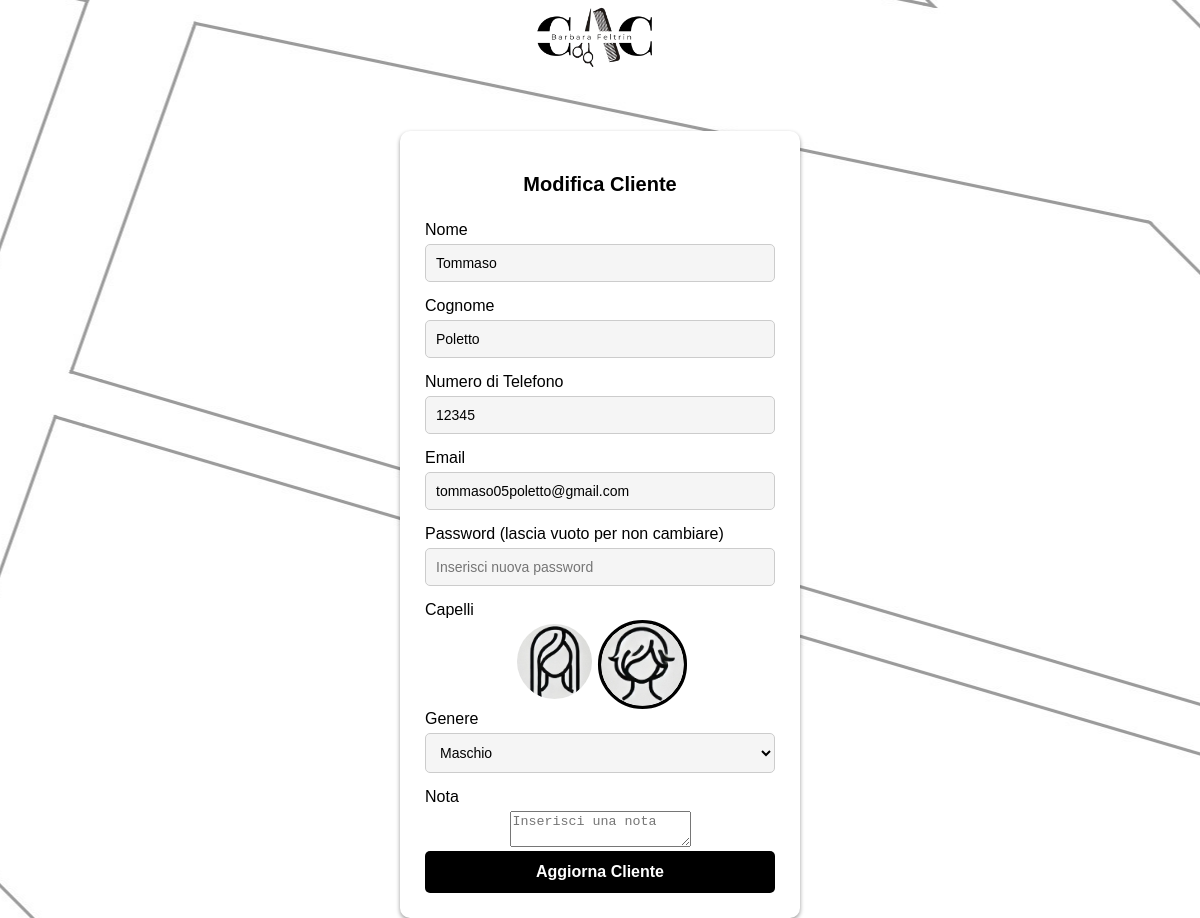
/add-edit/modifica_cliente.php?id=1 (signed in), run on an earlier commit of the app's database.
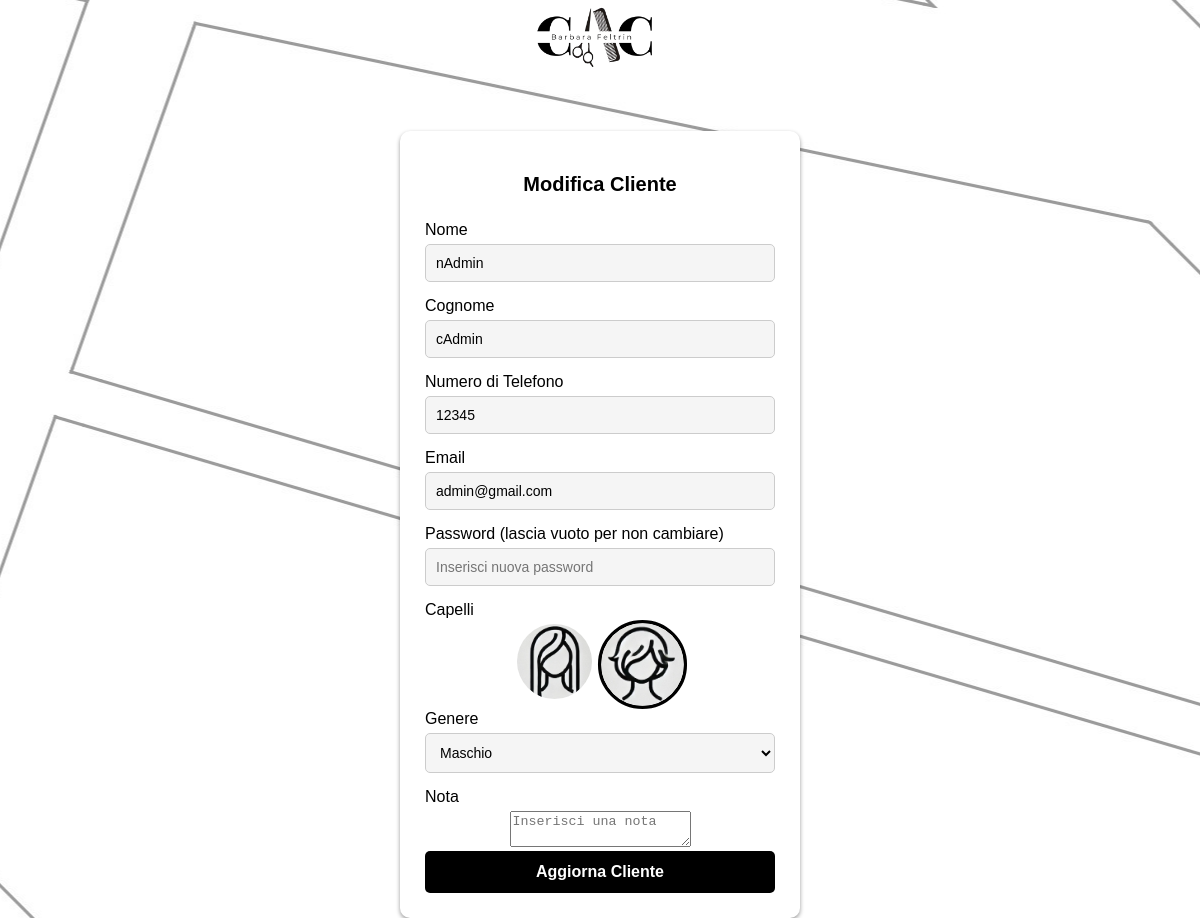
And on a later commit of the database.
### tables this page shows
CREATE TABLE IF NOT EXISTS Customer (

    customer_id INT PRIMARY KEY AUTO_INCREMENT,
    fName VARCHAR(50) NOT NULL,
    lName VARCHAR(50) NOT NULL,
    hair ENUM ('lunghi', 'corti') NOT NULL,
    phoneN VARCHAR(15),
    password VARCHAR(255),
    gender ENUM ('maschio', 'femmina') NOT NULL,
    preference ENUM ('Barbara', 'Giulia','Casuale') DEFAULT 'Casuale',
    email VARCHAR(254),
    wants_notification TINYINT(1) NOT NULL DEFAULT 1,
    user_tipe ENUM ('cliente','amministratore','operatrice') DEFAULT 'cliente', 
    nota TEXT
);

### add-edit/modifica_cliente.php (the view, shortened to what this page needs)
<?php
require_once __DIR__ . '/../connect.php';
if ($_SERVER['REQUEST_METHOD'] === 'GET') {
    if (isset($_GET['id']) && !empty($_GET['id'])) {
        $customer_id = $_GET['id'];
        $sql = "SELECT * FROM Customer WHERE customer_id = ?";
        $stmt = $conn->prepare($sql);
        $stmt->bind_param("i", $customer_id);
        $stmt->execute();
        $result = $stmt->get_result();
        if ($result->num_rows > 0) {
            $customer = $result->fetch_assoc();
        } else {
            echo "Cliente non trovato.";
            exit();
        }
    } else {
        echo "ID cliente mancante.";
        exit();
    }
}
?>
<!DOCTYPE html>
<html lang="it">
<head>
    <link rel="stylesheet" href=".././style/barra_alta.css">
    <link rel="stylesheet" href=".././style/style_input.css">
<?php include '.././view-get/barra.php'; ?>
<body>
    <div class="logo-container">
        <img src=".././style/rullino/logo.png" alt="Che Capelli Logo" class="logo">
    </div>
    <div class="form-container">
        <h2>Modifica Cliente</h2>
        <form action=".././add-edit/modifica_cliente.php" method="post">
            <label for="fName">Nome</label>
            <input type="text" id="fName" name="fName" placeholder="Inserisci nome"
                   value="<?php echo isset($customer['fName']) ? htmlspecialchars($customer['fName']) : ''; ?>" required>
            <label for="lName">Cognome</label>
            <input type="text" id="lName" name="lName" placeholder="Inserisci cognome"
                   value="<?php echo isset($customer['lName']) ? htmlspecialchars($customer['lName']) : ''; ?>" required>
            <label for="phoneN">Numero di Telefono</label>
            <input type="tel" id="phoneN" name="phoneN" placeholder="Inserisci numero"
                   value="<?php echo isset($customer['phoneN']) ? htmlspecialchars($customer['phoneN']) : ''; ?>" required>
            <label for="email">Email</label>
            <input type="email" id="email" name="email" placeholder="Inserisci email"
                   value="<?php echo isset($customer['email']) ? htmlspecialchars($customer['email']) : ''; ?>" required>
            <label for="password">Password (lascia vuoto per non cambiare)</label>
            <input type="password" id="password" name="password" placeholder="Inserisci nuova password">
            <label>Capelli</label>
            <div class="buttons_select">
                <div class="radio_menu">
                    <label for="lunghi" class="img_label">
                        <img src=".././style/rullino/capelliLunghi.png" class="img_sceltacapelli" alt="Lunghi">
                    </label>
                </div>
                <div class="radio_menu">
                    <label for="corti" class="img_label">
                        <img src=".././style/rullino/capellicorti.png" class="img_sceltacapelli" alt="Corti">
                    </label>
                </div>
            </div>
            <label for="gender">Genere</label>
            <select id="gender" name="gender">
                <option value="maschio" <?php if((isset($customer['gender']) && $customer['gender'] == 'maschio')) echo 'selected'; ?>>Maschio</option>
            </select>
            <label for="nota">Nota</label>
            <textarea id="nota" name="nota" placeholder="Inserisci una nota"><?php echo isset($customer['nota']) ? htmlspecialchars($customer['nota']) : ''; ?></textarea>
            <button type="submit">Aggiorna Cliente</button>
        </form>
    </div>
</body>
</html>

What changed in the data, as far as the page shows it:
changed customer "Maschio": fName "Tommaso" → "nAdmin"; lName "Poletto" → "cAdmin"; email "tommaso05poletto@gmail.com" → "admin@gmail.com"
